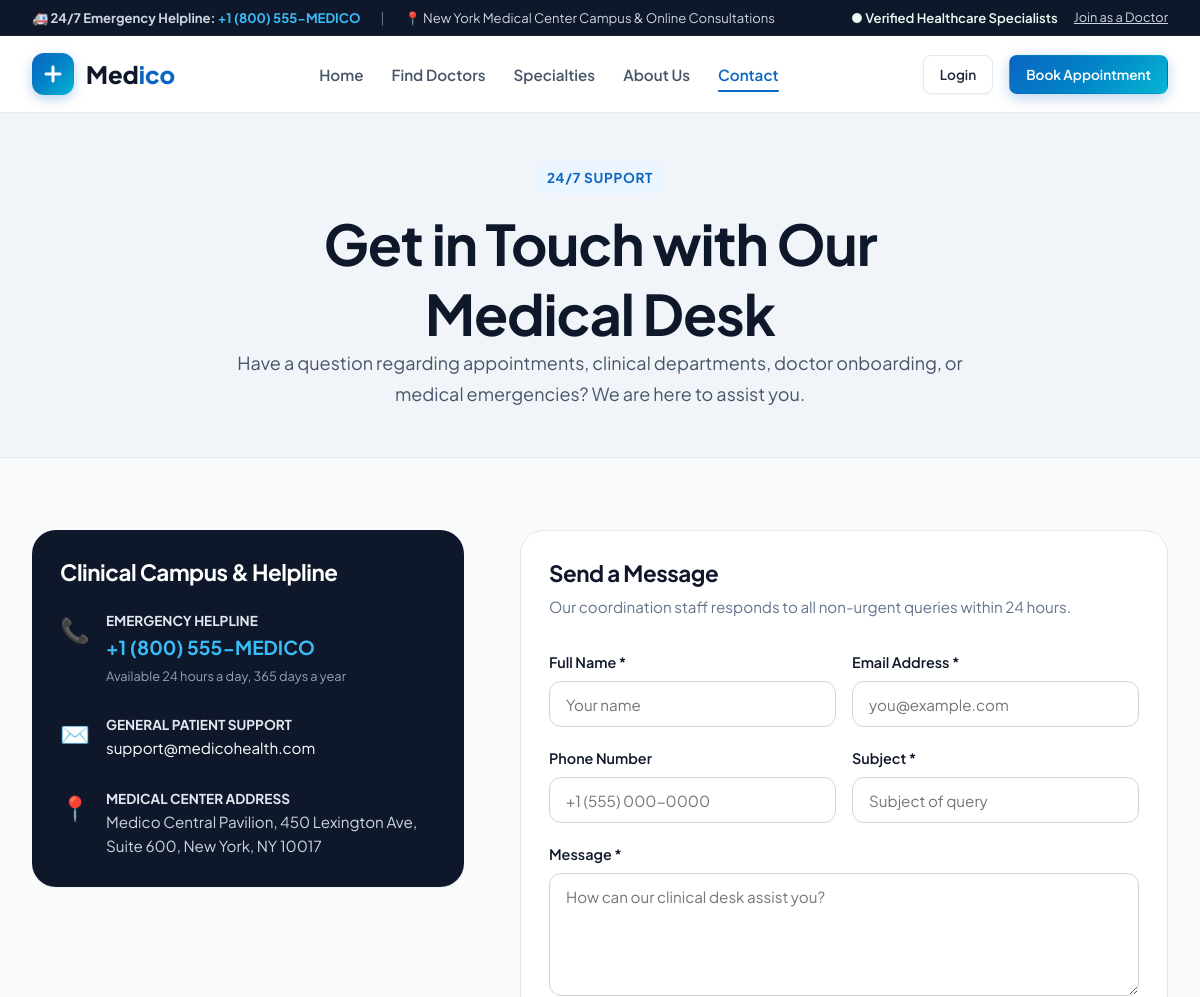
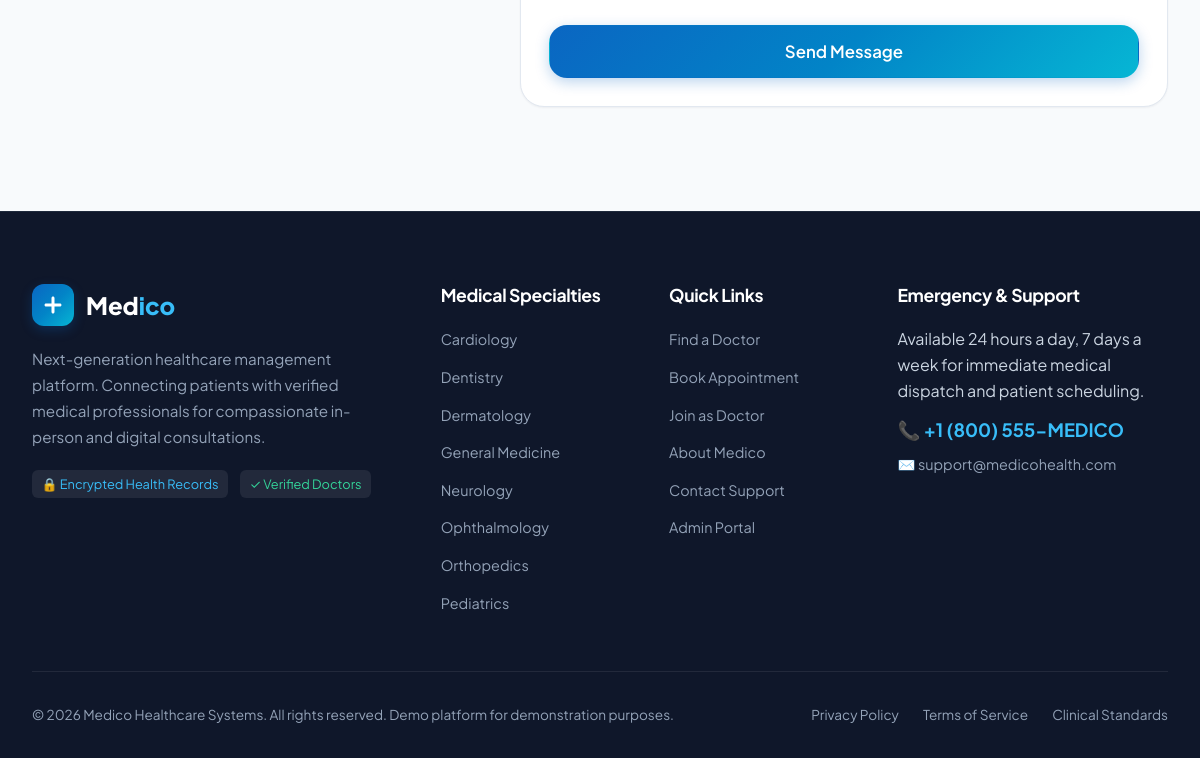
Page /contact/ on the committed database (2 pictures, top to bottom).
### core/models.py (models this page shows, shortened)
class Specialization(models.Model):
    name = models.CharField(max_length=100, unique=True)
    slug = models.SlugField(max_length=120, unique=True, blank=True)
    icon_name = models.CharField(max_length=50, default='heart-pulse', help_text="Icon identifier like heart, brain, bone, eye, tooth, etc.")
    description = models.TextField(help_text="Brief description of the medical specialty")
    color_accent = models.CharField(max_length=30, default="#0284C7")
    is_featured = models.BooleanField(default=True)
    created_at = models.DateTimeField(auto_now_add=True)
    class Meta:
        ordering = ['name']
        verbose_name = 'Medical Specialization'
        verbose_name_plural = 'Medical Specializations'

### core/views.py (the view, shortened to what this page needs)
# urls.py: path('contact/', views.contact, name='contact'),
def contact(request):
    return render(request, 'core/contact.html')

### core/context_processors.py (called while the page is built)
def medico_context(request):
    specializations_nav = Specialization.objects.all()[:8]
    user = request.user
    role = None
    is_doctor = False
    is_patient = False
    is_admin = False
    if user.is_authenticated:
        role = getattr(user, 'role', None)
        is_doctor = (role == 'DOCTOR')
        is_patient = (role == 'PATIENT')
        is_admin = (role == 'ADMIN' or user.is_superuser or user.is_staff)
    return {
        'specializations_nav': specializations_nav,
        'user_role': role,
        'is_doctor_user': is_doctor,
        'is_patient_user': is_patient,
        'is_admin_user': is_admin,
        'site_name': 'Medico',
        'emergency_phone': '+1 (800) 555-MEDICO',
        'support_email': 'support@medicohealth.com',
    }

### templates/core/contact.html (shortened to what this page needs)
{% extends 'base.html' %}
{% load static %}
{% block content %}
<section style="background: var(--slate-100); padding: 3rem 0; border-bottom: 1px solid var(--slate-200);">
  <div class="container" style="max-width: 800px; text-align: center;">
    <div class="section-tag">24/7 Support</div>
    <h1>Get in Touch with Our Medical Desk</h1>
    <p class="lead-text">Have a question regarding appointments, clinical departments, doctor onboarding, or medical emergencies? We are here to assist you.</p>
  </div>
</section>
<section class="section">
  <div class="container">
    <div style="display: grid; grid-template-columns: 1.2fr 1.8fr; gap: 3.5rem;" class="profile-grid">
      <div>
        <div class="dashboard-panel" style="background: var(--navy-900); color: var(--white); border: none;">
          <h2 style="color: var(--white); font-size: 1.4rem; margin-bottom: 1.5rem;">Clinical Campus & Helpline</h2>
          <div style="display: flex; flex-direction: column; gap: 1.75rem; font-size: 0.95rem;">
            <div style="display: flex; gap: 1rem;">
              <span style="font-size: 1.5rem;">📞</span>
              <div>
                <strong style="display: block; color: var(--slate-200); font-size: 0.85rem; text-transform: uppercase;">Emergency Helpline</strong>
                <a href="tel:{{ emergency_phone }}" style="color: #38BDF8; font-size: 1.2rem; font-weight: 700;">{{ emergency_phone }}</a>
                <p style="color: var(--slate-400); font-size: 0.8rem; margin-top: 0.2rem;">Available 24 hours a day, 365 days a year</p>
              </div>
            </div>
            <div style="display: flex; gap: 1rem;">
              <span style="font-size: 1.5rem;">✉️</span>
              <div>
                <strong style="display: block; color: var(--slate-200); font-size: 0.85rem; text-transform: uppercase;">General Patient Support</strong>
                <span style="color: var(--white);">{{ support_email }}</span>
              </div>
            </div>
            <div style="display: flex; gap: 1rem;">
              <span style="font-size: 1.5rem;">📍</span>
              <div>
                <strong style="display: block; color: var(--slate-200); font-size: 0.85rem; text-transform: uppercase;">Medical Center Address</strong>
                <span style="color: var(--slate-300); line-height: 1.6;">Medico Central Pavilion, 450 Lexington Ave, Suite 600, New York, NY 10017</span>
              </div>
            </div>
          </div>
        </div>
      </div>
      <div>
        <div class="dashboard-panel">
          <h2 style="font-size: 1.4rem; margin-bottom: 0.5rem;">Send a Message</h2>
          <p style="color: var(--slate-500); font-size: 0.95rem; margin-bottom: 2rem;">Our coordination staff responds to all non-urgent queries within 24 hours.</p>
          <form action="{% url 'contact' %}" method="POST" id="contactForm">
            <div style="display: grid; grid-template-columns: 1fr 1fr; gap: 1rem;">
              <div class="form-group">
                <label class="form-label">Full Name *</label>
                <input type="text" name="name" class="form-input" placeholder="Your name" required>
              </div>
              <div class="form-group">
                <label class="form-label">Email Address *</label>
                <input type="email" name="email" class="form-input" placeholder="you@example.com" required>
              </div>
            </div>
            <div style="display: grid; grid-template-columns: 1fr 1fr; gap: 1rem;">
              <div class="form-group">
                <label class="form-label">Phone Number</label>
                <input type="text" name="phone" class="form-input" placeholder="+1 (555) 000-0000">
              </div>
              <div class="form-group">
                <label class="form-label">Subject *</label>
                <input type="text" name="subject" class="form-input" placeholder="Subject of query" required>
              </div>
            </div>
            <div class="form-group">
              <label class="form-label">Message *</label>
              <textarea name="message" class="form-input" rows="5" placeholder="How can our clinical desk assist you?" required></textarea>
            </div>
            <button type="submit" class="btn btn-primary btn-lg" style="width: 100%;" id="contactSubmitBtn">
              <span>Send Message</span>
            </button>
          </form>
        </div>
      </div>
    </div>
  </div>
</section>
{% endblock %}

### templates/base.html (shortened to what this page needs)
{% load static %}
<!DOCTYPE html>
<html lang="en">
<head>
  <link rel="stylesheet" href="{% static 'css/main.css' %}">
  <link rel="stylesheet" href="{% static 'css/dashboard.css' %}">
</head>
<body>
  <div style="background-color: var(--navy-900); color: var(--slate-300); font-size: 0.82rem; padding: 0.45rem 0; border-bottom: 1px solid rgba(255,255,255,0.08);">
    <div class="container" style="display: flex; justify-content: space-between; align-items: center; flex-wrap: wrap; gap: 0.5rem;">
      <div style="display: flex; align-items: center; gap: 1.25rem;">
        <span>🚑 <strong>24/7 Emergency Helpline:</strong> <a href="tel:+18005556334" style="color: #38BDF8; font-weight: 700;">{{ emergency_phone }}</a></span>
        <span class="d-none-sm" style="color: var(--slate-500);">|</span>
        <span class="d-none-sm">📍 New York Medical Center Campus & Online Consultations</span>
      </div>
      <div style="display: flex; align-items: center; gap: 1rem;">
        <span style="color: var(--emerald-light); font-weight: 600;">● Verified Healthcare Specialists</span>
        {% if not user.is_authenticated %}
          <a href="{% url 'register_doctor' %}" style="color: var(--slate-300); font-size: 0.8rem; text-decoration: underline;">Join as a Doctor</a>
        {% endif %}
      </div>
    </div>
  </div>
  <header class="site-header">
    <div class="container">
      <div class="nav-wrapper">
        <a href="{% url 'home' %}" class="brand-logo" id="medicoHomeLogo">
          <div class="brand-logo-icon">
            <svg width="24" height="24" viewBox="0 0 24 24" fill="currentColor">
              <path d="M19 10.5h-5.5V5c0-.83-.67-1.5-1.5-1.5s-1.5.67-1.5 1.5v5.5H5c-.83 0-1.5.67-1.5 1.5s.67 1.5 1.5 1.5h5.5V19c0 .83.67 1.5 1.5 1.5s1.5-.67 1.5-1.5v-5.5H19c.83 0 1.5-.67 1.5-1.5s-.67-1.5-1.5-1.5z"/>
            </svg>
          </div>
          <span>Med<span class="highlight">ico</span></span>
        </a>
        <ul class="nav-links">
          <li><a href="{% url 'home' %}" class="{% if request.resolver_match.url_name == 'home' %}active{% endif %}">Home</a></li>
          <li><a href="{% url 'doctor_list' %}" class="{% if request.resolver_match.url_name == 'doctor_list' %}active{% endif %}">Find Doctors</a></li>
          <li><a href="{% url 'specialty_list' %}" class="{% if request.resolver_match.url_name == 'specialty_list' %}active{% endif %}">Specialties</a></li>
          <li><a href="{% url 'about_us' %}" class="{% if request.resolver_match.url_name == 'about_us' %}active{% endif %}">About Us</a></li>
          <li><a href="{% url 'contact' %}" class="{% if request.resolver_match.url_name == 'contact' %}active{% endif %}">Contact</a></li>
        </ul>
        <div class="nav-actions">
          {% if user.is_authenticated %}
            <a href="{% url 'dashboard_dispatch' %}" class="btn btn-primary btn-sm" id="navDashboardBtn">
              <svg width="18" height="18" fill="none" stroke="currentColor" stroke-width="2" viewBox="0 0 24 24">
                <rect x="3" y="3" width="7" height="7"></rect>
                <rect x="14" y="3" width="7" height="7"></rect>
                <rect x="14" y="14" width="7" height="7"></rect>
                <rect x="3" y="14" width="7" height="7"></rect>
              </svg>
              <span>Dashboard</span>
            </a>
            <div style="display: flex; align-items: center; gap: 0.6rem;">
              <span style="font-size: 0.9rem; font-weight: 600; color: var(--navy-900);">Hi, {{ user.first_name|default:user.username }}</span>
              <a href="{% url 'logout' %}" class="btn btn-secondary btn-sm" title="Log out" id="navLogoutBtn">
                <svg width="16" height="16" fill="none" stroke="currentColor" stroke-width="2" viewBox="0 0 24 24">
                  <path d="M9 21H5a2 2 0 0 1-2-2V5a2 2 0 0 1 2-2h4"></path>
                  <polyline points="16 17 21 12 16 7"></polyline>
                  <line x1="21" y1="12" x2="9" y2="12"></line>
                </svg>
              </a>
            </div>
          {% else %}
            <a href="{% url 'login' %}" class="btn btn-secondary btn-sm" id="navLoginBtn">Login</a>
            <a href="{% url 'register_patient' %}" class="btn btn-primary btn-sm" id="navSignUpBtn">Book Appointment</a>
          {% endif %}
        </div>
      </div>
    </div>
  </header>
  <main>
    {% block content %}{% endblock %}
  </main>
  <footer class="site-footer">
    <div class="container">
      <div class="footer-grid">
        <div class="footer-brand">
          <a href="{% url 'home' %}" class="brand-logo" style="color: var(--white);">
            <div class="brand-logo-icon">
              <svg width="24" height="24" viewBox="0 0 24 24" fill="currentColor">
                <path d="M19 10.5h-5.5V5c0-.83-.67-1.5-1.5-1.5s-1.5.67-1.5 1.5v5.5H5c-.83 0-1.5.67-1.5 1.5s.67 1.5 1.5 1.5h5.5V19c0 .83.67 1.5 1.5 1.5s1.5-.67 1.5-1.5v-5.5H19c.83 0 1.5-.67 1.5-1.5s-.67-1.5-1.5-1.5z"/>
              </svg>
            </div>
            <span>Med<span style="color: #38BDF8;">ico</span></span>
          </a>
          <p>Next-generation healthcare management platform. Connecting patients with verified medical professionals for compassionate in-person and digital consultations.</p>
          <div style="margin-top: 1.25rem; display: flex; gap: 0.75rem;">
            <span style="display: inline-block; padding: 0.25rem 0.6rem; background: rgba(255,255,255,0.08); border-radius: 6px; font-size: 0.8rem; color: #38BDF8;">🔒 Encrypted Health Records</span>
            <span style="display: inline-block; padding: 0.25rem 0.6rem; background: rgba(255,255,255,0.08); border-radius: 6px; font-size: 0.8rem; color: #34D399;">✓ Verified Doctors</span>
          </div>
        </div>
        <div class="footer-col">
          <h4>Medical Specialties</h4>
          <ul class="footer-links">
            {% for spec in specializations_nav %}
              <li><a href="{% url 'specialty_detail' spec.slug %}">{{ spec.name }}</a></li>
            {% endfor %}
          </ul>
        </div>
        <div class="footer-col">
          <h4>Quick Links</h4>
          <ul class="footer-links">
            <li><a href="{% url 'doctor_list' %}">Find a Doctor</a></li>
            <li><a href="{% url 'book_appointment_general' %}">Book Appointment</a></li>
            <li><a href="{% url 'register_doctor' %}">Join as Doctor</a></li>
            <li><a href="{% url 'about_us' %}">About Medico</a></li>
            <li><a href="{% url 'contact' %}">Contact Support</a></li>
            <li><a href="{% url 'login' %}?demo=admin">Admin Portal</a></li>
          </ul>
        </div>
        <div class="footer-col">
          <h4>Emergency & Support</h4>
          <p style="color: var(--slate-300); margin-bottom: 0.75rem;">Available 24 hours a day, 7 days a week for immediate medical dispatch and patient scheduling.</p>
          <div style="font-size: 1.15rem; font-weight: 700; color: #38BDF8; margin-bottom: 0.5rem;">
            📞 {{ emergency_phone }}
          </div>
          <div style="color: var(--slate-400); font-size: 0.9rem;">
            ✉️ {{ support_email }}
          </div>
        </div>
      </div>
      <div class="footer-bottom">
        <div>
          &copy; 2026 Medico Healthcare Systems. All rights reserved. Demo platform for demonstration purposes.
        </div>
        <div style="display: flex; gap: 1.5rem;">
          <a href="#" style="color: var(--slate-400);">Privacy Policy</a>
          <a href="#" style="color: var(--slate-400);">Terms of Service</a>
          <a href="#" style="color: var(--slate-400);">Clinical Standards</a>
        </div>
      </div>
    </div>
  </footer>
</body>
</html>

### static/css/dashboard.css (style rules this page uses)
.dashboard-panel { background: var(--white); border-radius: var(--radius-xl); border: 1px solid var(--slate-200); box-shadow: var(--shadow-xs); padding: 1.75rem; margin-bottom: 2rem; }

### rows in the picture
Specialization: name "Cardiology"
Specialization: name "Dentistry"
Specialization: name "Dermatology"
Specialization: name "General Medicine"
Specialization: name "Neurology"
Specialization: name "Ophthalmology"
Specialization: name "Orthopedics"
Specialization: name "Pediatrics"

### other values in the picture
{{ emergency_phone }} "+1 (800) 555-MEDICO"
{{ support_email }} "support@medicohealth.com"
